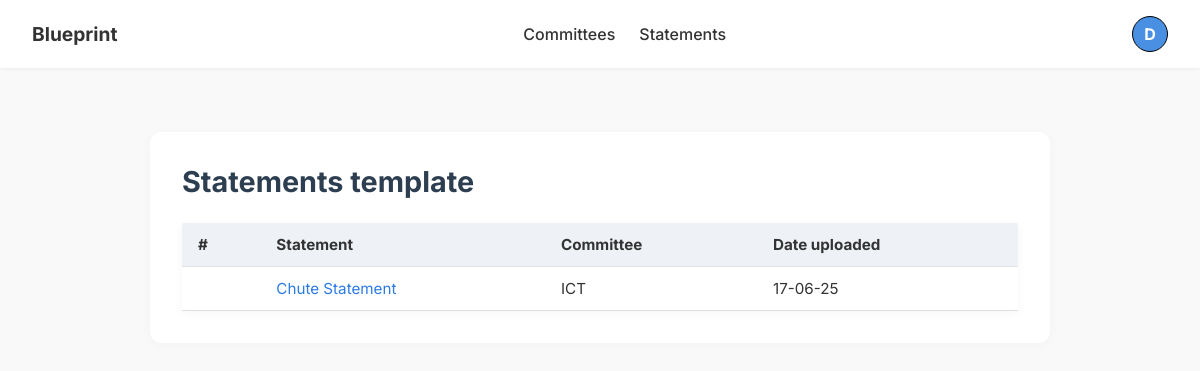
The app's page /statements (signed in), older data.
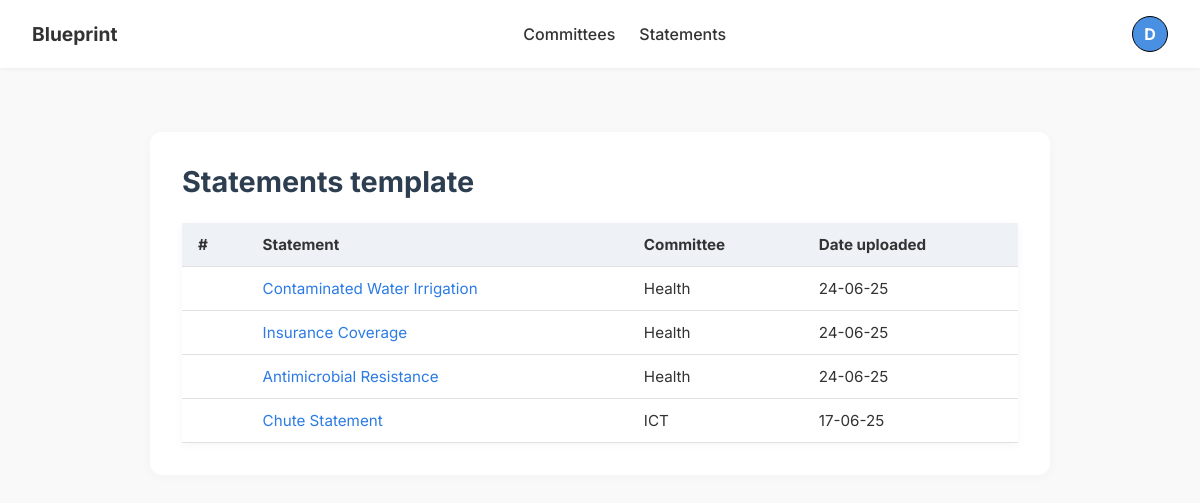
The same page, newer data.
### base/models.py (models this page shows, shortened)
class Statement(models.Model):
    name = models.CharField(max_length=200, blank=True)
    file = models.FileField(upload_to='statements/')
    committee = models.ForeignKey(Committee, on_delete=models.CASCADE, related_name='statements')
    uploaded_at = models.DateTimeField(auto_now=True)

class Committee(models.Model):
    name = models.CharField(max_length=200)
    mandate = models.TextField(null=True, blank=True)
    shorthand = models.CharField(max_length=200)
    chair = models.CharField(max_length=200)
    vice = models.CharField(max_length=200)
    def __str__(self):
        return self.shorthand

### base/views.py (the view, shortened to what this page needs)
# urls.py: path('statements', views.statements, name="statements"),
@login_required
def statements(request):
    all_statements = Statement.objects.all().order_by('-uploaded_at')
    all_committees = Committee.objects.all()
    context = {
        'statements': all_statements,
        'committees': all_committees
    }
    return render(request, 'base/statements.html', context)

### accounts/context_processors.py (called while the page is built)
def profile_status(request):
    if request.user.is_authenticated:
        try:
            profile = request.user.memberprofile
            incomplete = not (profile.phone_number and profile.directorate)
            return {'incomplete_profile': incomplete}
        except MemberProfile.DoesNotExist:
            return {'incomplete_profile': True}
    return {}

### base/templates/base/statements.html (shortened to what this page needs)
{% extends 'main.html' %}
{% load static %}
{% block head %}
<link rel="stylesheet" href="{% static 'styles/statements.css' %}" />
<link
  rel="stylesheet"
  href="https://cdn.datatables.net/responsive/2.5.0/css/responsive.dataTables.min.css"
/>
{% endblock %}
{% block content %}
<div class="content-container">
  <h3>Statements template</h3>
  <table id="myTable" class="display">
    <thead>
      <tr>
        <th>#</th>
        <th>Statement</th>
        <th>Committee</th>
        <th>Date uploaded</th>
      </tr>
    </thead>
    <tbody>
      {% for statement in statements %}
      <tr>
        <td></td>
        <td><a href="{{ statement.file.url }}">{{ statement.name }}</a></td>
        <td>{{ statement.committee }}</td>
        <td>{{ statement.uploaded_at|date:"d-m-y" }}</td>
      </tr>
      {% endfor %}
    </tbody>
  </table>
</div>
{% endblock %}

### templates/main.html (shortened to what this page needs)
<!DOCTYPE html>
{% load static %}
<html lang="en">
  <head>
    <link rel="stylesheet" href="{% static 'styles/main.css' %}" />
    <link
      rel="stylesheet"
      href="https://cdn.datatables.net/2.3.1/css/dataTables.dataTables.css"
    />
    {% block head %}{% endblock %}
  </head>
  <body>
    {% if user.is_authenticated %}
    <nav class="navbar">
      <div class="navbar-left">
        <a href="/" class="logo">Blueprint</a>
      </div>
      <div class="navbar-links">
        <a
          href="{% url 'committees' %}"
          class="nav-link {% if request.path == '/committees/' %}active{% endif %}"
          >Committees</a
        >
        <a
          href="{% url 'statements' %}"
          class="nav-link {% if request.path == '/statements/' %}active{% endif %}"
          >Statements</a
        >
      </div>
      <div class="navbar-icons">
        <div class="profile-wrapper">
          <div class="profile" id="profileToggle">
            <span>{{ user.username|first|upper }}</span>
          </div>
        </div>
      </div>
    </nav>
    {% endif %}
    <main class="main-body">{% block content %}{% endblock %}</main>
  </body>
</html>

### static/styles/main.css (style rules this page uses)
* { font-family: "Inter", sans-serif; box-sizing: border-box; margin: 0; padding: 0; }
body { background-color: #f5f7fa; color: #333; scroll-behavior: smooth; }
.navbar { display: flex; justify-content: space-between; align-items: center; background-color: #fff; box-shadow: 0 1px 4px rgba(0, 0, 0, 0.06); padding: 1rem 2rem; position: sticky; top: 0; z-index: 10; }
.navbar a { text-decoration: none; color: #333; font-weight: 500; transition: color 0.3s ease; }
.navbar .logo { font-size: 1.2rem; font-weight: bold; margin: 0; }
.navbar-left { display: flex; align-items: center; }
.navbar-links { display: flex; align-items: center; gap: 1.5rem; }
.navbar-icons { display: flex; align-items: center; gap: 1rem; }
.profile-wrapper { position: relative; cursor: pointer; }
.profile { display: flex; align-items: center; justify-content: center; background-color: #4a90e2; color: #fff; font-weight: bold; border-radius: 50%; height: 36px; width: 36px; border: 1px solid #000; }
.main-body { padding: 2rem; }

### static/styles/statements.css (style rules this page uses)
body { background: #f9f9f9; }
.content-container { max-width: 900px; margin: 2rem auto; background-color: #fff; padding: 2rem; border-radius: 12px; box-shadow: 0 2px 12px rgba(0, 0, 0, 0.03); overflow-x: auto; }
h3 { font-size: 1.8rem; color: #2c3e50; margin-bottom: 1.5rem; }
#myTable { width: 100%; border-collapse: collapse; background: #fff; box-shadow: 0 2px 10px rgba(0, 0, 0, 0.04); font-size: 0.95rem; }
#myTable thead { background-color: #eef2f6; }
#myTable th, #myTable td { padding: 0.75rem 1rem; border-bottom: 1px solid #e0e0e0; text-align: left; }
#myTable td a { color: #2c7be5; text-decoration: none; }

Row changes from the older to the newer data that the page shows:
added Statement: name "Contaminated Water Irrigation", committee "Health", uploaded_at "24-06-25"
added Statement: name "Insurance Coverage", committee "Health", uploaded_at "24-06-25"
added Statement: name "Antimicrobial Resistance", committee "Health", uploaded_at "24-06-25"
